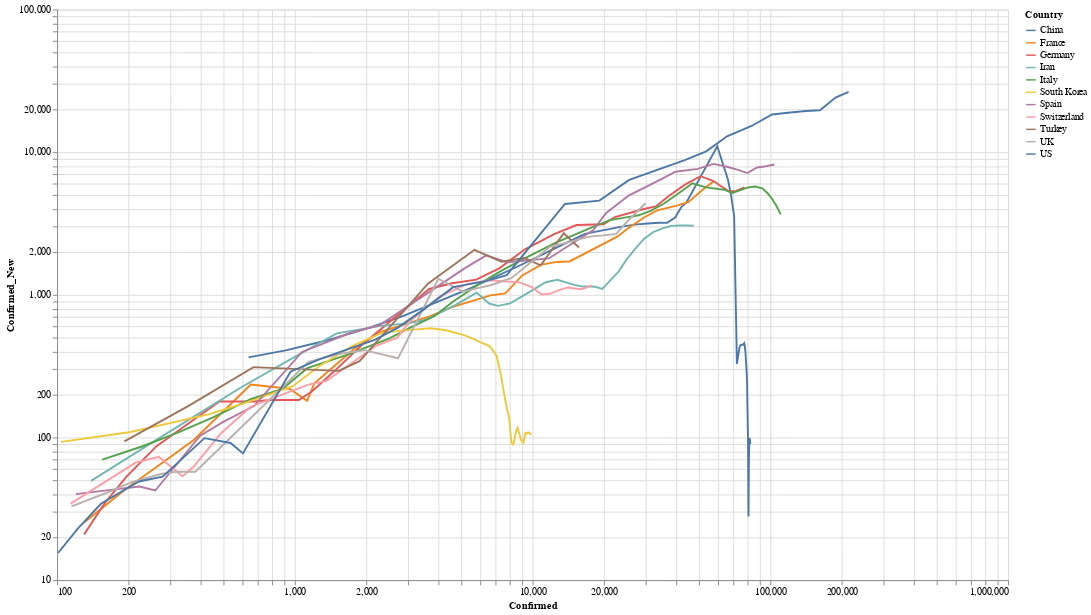

Here is the notebook cell this chart was saved with:
### Code cell
top = df[df['Date'] == days[-1]].sort_values('Confirmed', ascending=False)['Country'].values.tolist()
data = country_level[(country_level['Confirmed_New'] > 1) & (country_level['Confirmed'] > 100) & (country_level['Country'].isin(top[:10] + ['South Korea']))]
#data.loc[(data['Country'].isin(top[:10])) & (data['Date'] == days[-1]), 'Mark'] = True


alt.Chart(data).transform_loess('Confirmed', 'Confirmed_New', bandwidth=0.2, groupby=['Country']).mark_line().encode(
    alt.X('Confirmed', scale=alt.Scale(type='log')),
    alt.Y('Confirmed_New', scale=alt.Scale(type='log')),
    color = 'Country',
    tooltip=['Country', 'Confirmed_New']
    ).properties(width=1000, height=600).interactive()

### Figure 1 — Vega-Lite specification as saved in the notebook (floating-point values rounded to 4 significant figures; data arrays with more than 128 entries replaced by an {"elided": "..."} marker saying what was removed)
{"config": {"view": {"continuousWidth": 400, "continuousHeight": 300}}, "data": {"name": "data-d2243da2f79d4d5809ad435ffae535e7"}, "mark": "line", "encoding": {"color": {"type": "nominal", "field": "Country"}, "tooltip": [{"type": "nominal", "field": "Country"}, {"type": "quantitative", "field": "Confirmed_New"}], "x": {"type": "quantitative", "field": "Confirmed", "scale": {"type": "log"}}, "y": {"type": "quantitative", "field": "Confirmed_New", "scale": {"type": "log"}}}, "height": 600, "selection": {"selector010": {"type": "interval", "bind": "scales", "encodings": ["x", "y"]}}, "transform": [{"loess": "Confirmed_New", "on": "Confirmed", "bandwidth": 0.2, "groupby": ["Country"]}], "width": 1000, "$schema": "https://vega.github.io/schema/vega-lite/v4.0.2.json", "datasets": {"data-d2243da2f79d4d5809ad435ffae535e7": {"elided": "357 records"}}}
